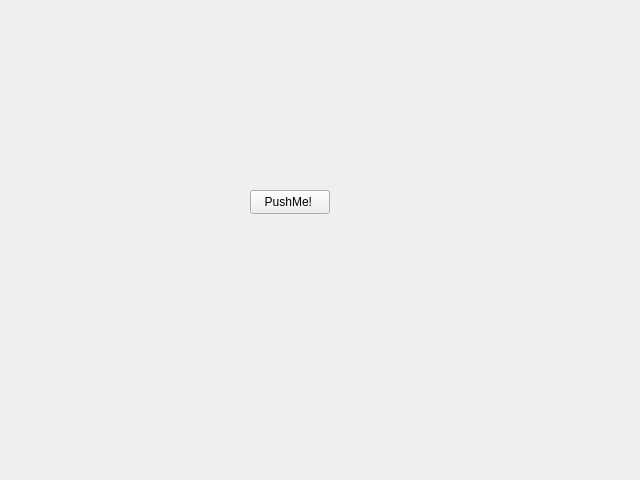
<?xml version="1.0" encoding="UTF-8"?>
<ui version="4.0">
 <class>WidgetWithButton</class>
 <widget class="QWidget" name="WidgetWithButton">
  <property name="geometry">
   <rect>
    <x>0</x>
    <y>0</y>
    <width>640</width>
    <height>480</height>
   </rect>
  </property>
  <property name="mouseTracking">
   <bool>true</bool>
  </property>
  <property name="windowTitle">
   <string>Form</string>
  </property>
  <widget class="QPushButton" name="pushButton">
   <property name="geometry">
    <rect>
     <x>250</x>
     <y>190</y>
     <width>80</width>
     <height>24</height>
    </rect>
   </property>
   <property name="mouseTracking">
    <bool>true</bool>
   </property>
   <property name="text">
    <string>PushMe! </string>
   </property>
  </widget>
 </widget>
 <resources/>
 <connections/>
</ui>
